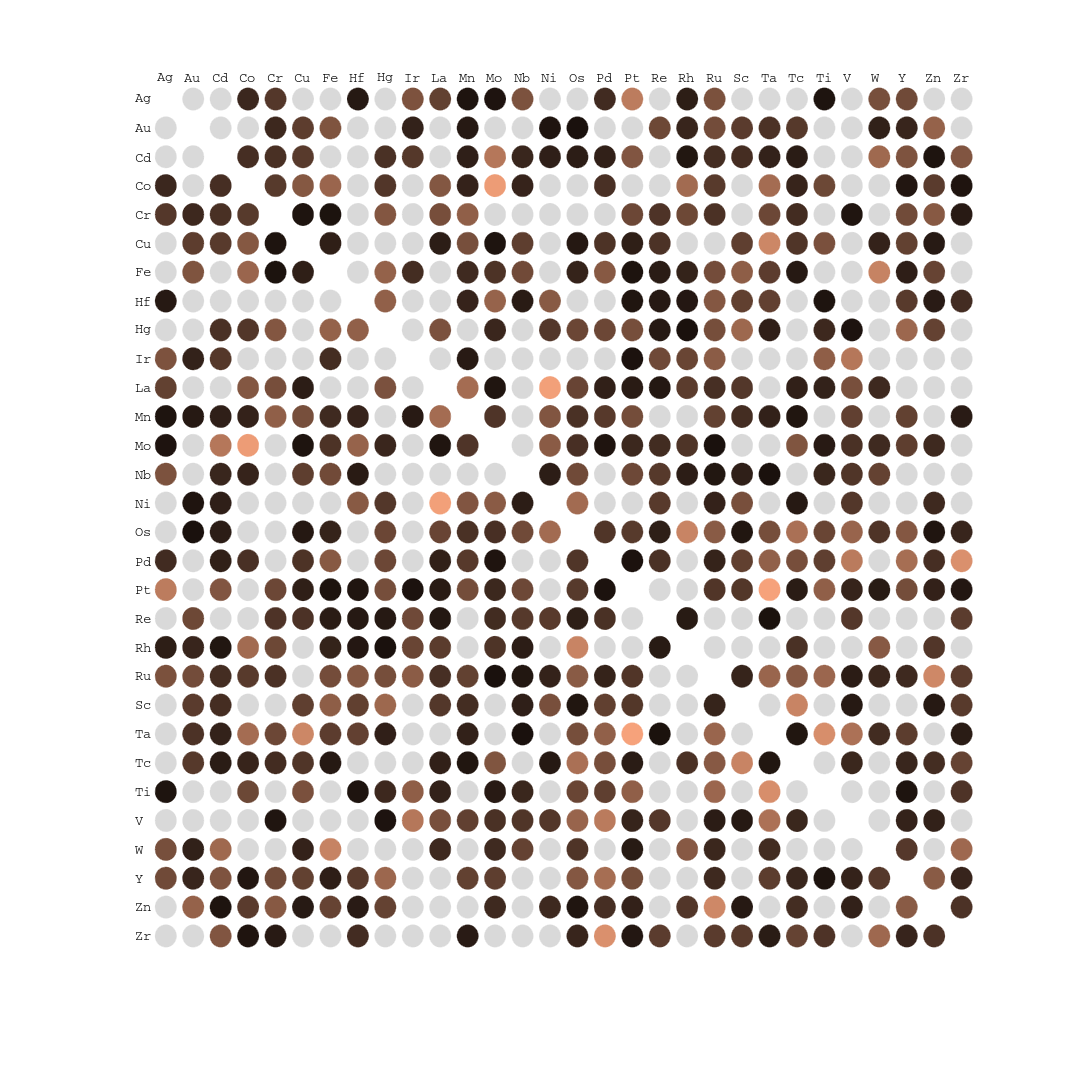

This chart was generated by the following MATLAB code:
elements={'Ag','Au','Cd','Co','Cr','Cu','Fe','Hf','Hg','Ir','La','Mn','Mo','Nb','Ni','Os','Pd','Pt','Re','Rh','Ru','Sc','Ta','Tc','Ti','V','W','Y','Zn','Zr'};   
%elements={'Ag','Au','Cd','Co','Cr','Cu','Fe','Hf','Hg','Ir','La','Mn','Mo','Nb','Ni'};   

[i N]=size(elements);  
horX=+0.15;horY=0.2;
verX=-0.45;verY=0.70;
shiftX=0.1;shiftY=-0.5;


%N=20

FONTDIM=16;
FONTDIMsmall=14;
FONTDIMbig=18;
COLOR=[0 0 0];
LINEWIDTH=1.2;
MARKERSIZE=25;
PAPERPOSITION=0.4*[0 0 N N]; % standard ratio is 16/9;
PAPERSIZE=[8.5 11];
POSITION=[420 560 560 420]; % video
AXISWIDTH=1;
AXISPOSITION=[0.0 1 1 0.0]*N;
VERBOSE=1; 


H_FIGURE=figure(1);clf;
%set(H_FIGURE,'PaperUnits','inches');
%set(H_FIGURE,'PaperOrientation','portrait');
set(H_FIGURE,'PaperPosition',PAPERPOSITION); % left top width height
%set(H_FIGURE,'PaperSize',PAPERSIZE);
%set(H_FIGURE,'PaperType','usletter');
%set(H_FIGURE,'Position',POSITION);


x=rand(N,N);
x=x.*x';

greylight=[hex2dec('d9') hex2dec('d9') hex2dec('d9')]/255;
greydark=[hex2dec('7f') hex2dec('7f') hex2dec('7f')]/255;
green=[hex2dec('4f') hex2dec('93') hex2dec('3e')]/255;
%green=[hex2dec('00') hex2dec('aa') hex2dec('00')]/255;
red=[hex2dec('ff') hex2dec('00') hex2dec('00')]/255;

hsvM=hsv;boneM=bone;hotM=hot;jetM=jet;
pinkM=pink;coolM=cool;prismM=prism;flagM=flag;
grayM=gray;




cla;
axis ij;
axis off;

xlim([0,2*N+1]);ylim([0,2*N+1]);
sizeC=1.5;
sizeR=1.4;
for i=1:N
   for j=1:N
      if i~=j 
      if x(i,j)>0.0 & x(i,j)<=0.1
         %circle grey light
   	   rectangle('Position',[2*i-1+shiftX,2*j-1+shiftY,sizeC,sizeC],'Curvature',[1,1],'LineWidth',1,'EdgeColor',greylight,'FaceColor',greylight);
         %daspect([1,1,1]);
      end
      if x(i,j)>0.1 & x(i,j)<=1.00
         color=((interp1((0:63)/63,grayM,x(i,j))));color(2)=color(2)*0.66;color(3)=color(3)*0.5;

         %circle grey light
   	   rectangle('Position',[2*i-1+shiftX,2*j-1+shiftY,sizeC,sizeC],'Curvature',[1,1],'LineWidth',1,'EdgeColor',color,'FaceColor',color);
         %daspect([1,1,1]);
      end
    
    %  if x(i,j)>0.5 & x(i,j)<=0.8
    %     %circle greydark
   %	   rectangle('Position',[2*i-1+shiftX,2*j-1+shiftY,sizeC,sizeC],'Curvature',[1,1],'LineWidth',1,'EdgeColor',greydark,'FaceColor',greydark);
   %      %daspect([1,1,1]);
   %   end
   %   if x(i,j)>0.8 & x(i,j)<=0.9
 	%     %rectangle green
  % 		h=rectangle('Position',[2*i-1+shiftX,2*j-1+shiftY,sizeR,sizeR],'Curvature',[0,0],'LineWidth',1,'EdgeColor',green,'FaceColor',green);
   %      %daspect([1,1,1]);
   %   end
   %   if x(i,j)>0.9 & x(i,j)<=1.0
 	%     %rectangle red
   %		h=rectangle('Position',[2*i-1+shiftX,2*j-1+shiftY,sizeR,sizeR],'Curvature',[0,0],'LineWidth',1,'EdgeColor',red,'FaceColor',red);
  %       %daspect([1,1,1]);
  %    end
       
      end
    end
end


for i=1:N
   text(2*i-1+horX+shiftX,horY+shiftY,elements(i),'FontName','Courier','FontSize',11);
   text(verX+shiftX,2*i-1+verY+shiftY,elements(i),'FontName','Courier','FontSize',11);
end

%h=gca;
%get(h);
%set(h,'Visible','off');
%set(h,'Color',[1 1 0]);
%set(h,'XColor',[1 1 1]);

print -depsc test.eps

